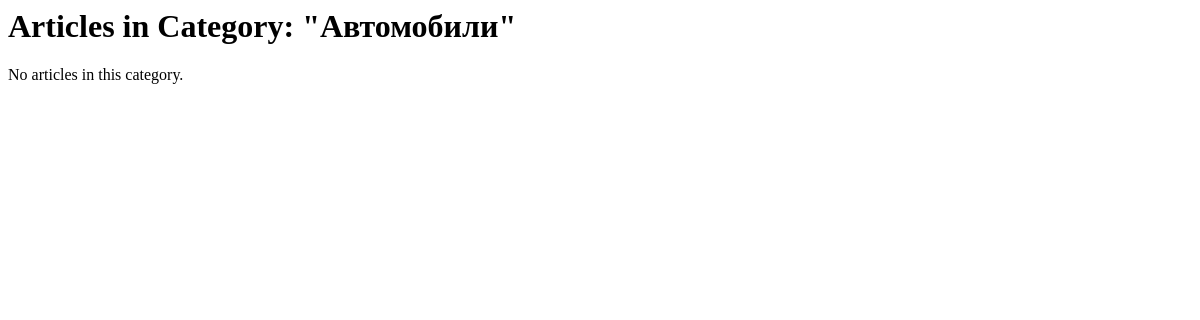
Page /category/3/ on the earlier database version.
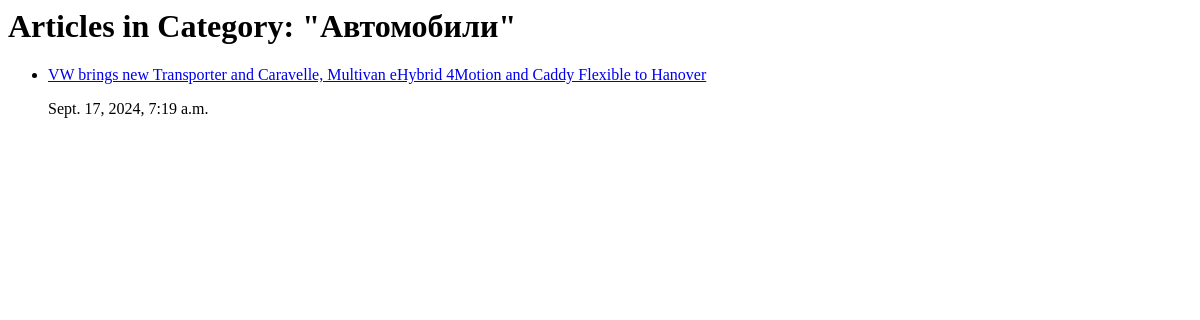
Same page on the later database version.
### news/models.py (models this page shows, shortened)
class Article(models.Model):
    title = models.CharField(max_length=200)
    content = models.TextField()
    published_date = models.DateTimeField(auto_now_add=True)
    category = models.ForeignKey(Category, on_delete=models.CASCADE, null=True, blank=True)
    is_deleted = models.BooleanField(default=False)
    author = models.ForeignKey(User, on_delete=models.CASCADE)

### news/views.py (the view)
# urls.py: path('category/<int:category_id>/', views.category_articles, name='category_articles'),
def category_articles(request, category_id):
    category = get_object_or_404(Category, id=category_id)
    articles = Article.objects.filter(category=category, is_deleted=False)
    return render(request, 'news/category_articles.html', {'category': category, 'articles': articles})

### news/templates/news/category_articles.html
{% load i18n %}
{% block content %}
<div class="container">
    <h1>{% trans "Articles in Category: " %}"{{ category.name }}"</h1>
    {% if articles %}
    <ul>
        {% for article in articles %}
        <li>
            <a href="{% url 'news:article_detail' article.id %}">{{ article.title }}</a>
            <p>{{ article.published_date }}</p>
        </li>
        {% endfor %}
    </ul>
    {% else %}
    <p>{% trans "No articles in this category." %}</p>
    {% endif %}
</div>
{% endblock %}

Differences in the rows shown:
added Article: title "VW brings new Transporter and Caravelle, Multivan eHybrid 4Motion and Caddy Flexible to Hanover", published_date "Sept. 17, 2024, 7:19 a.m."
Other differences:
text no longer shown: "No articles in this category."
